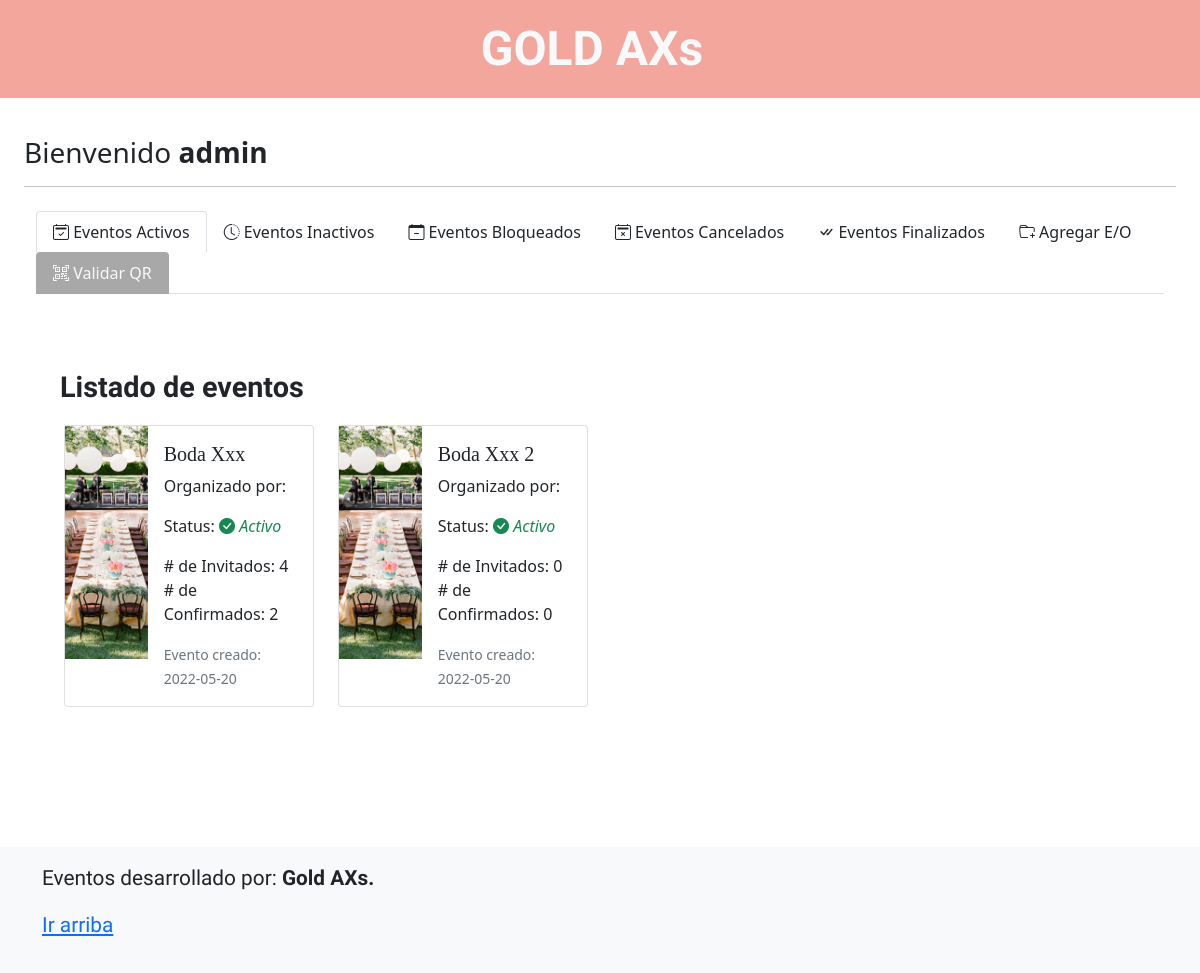
Page /index.php (signed in) on the earlier database version.
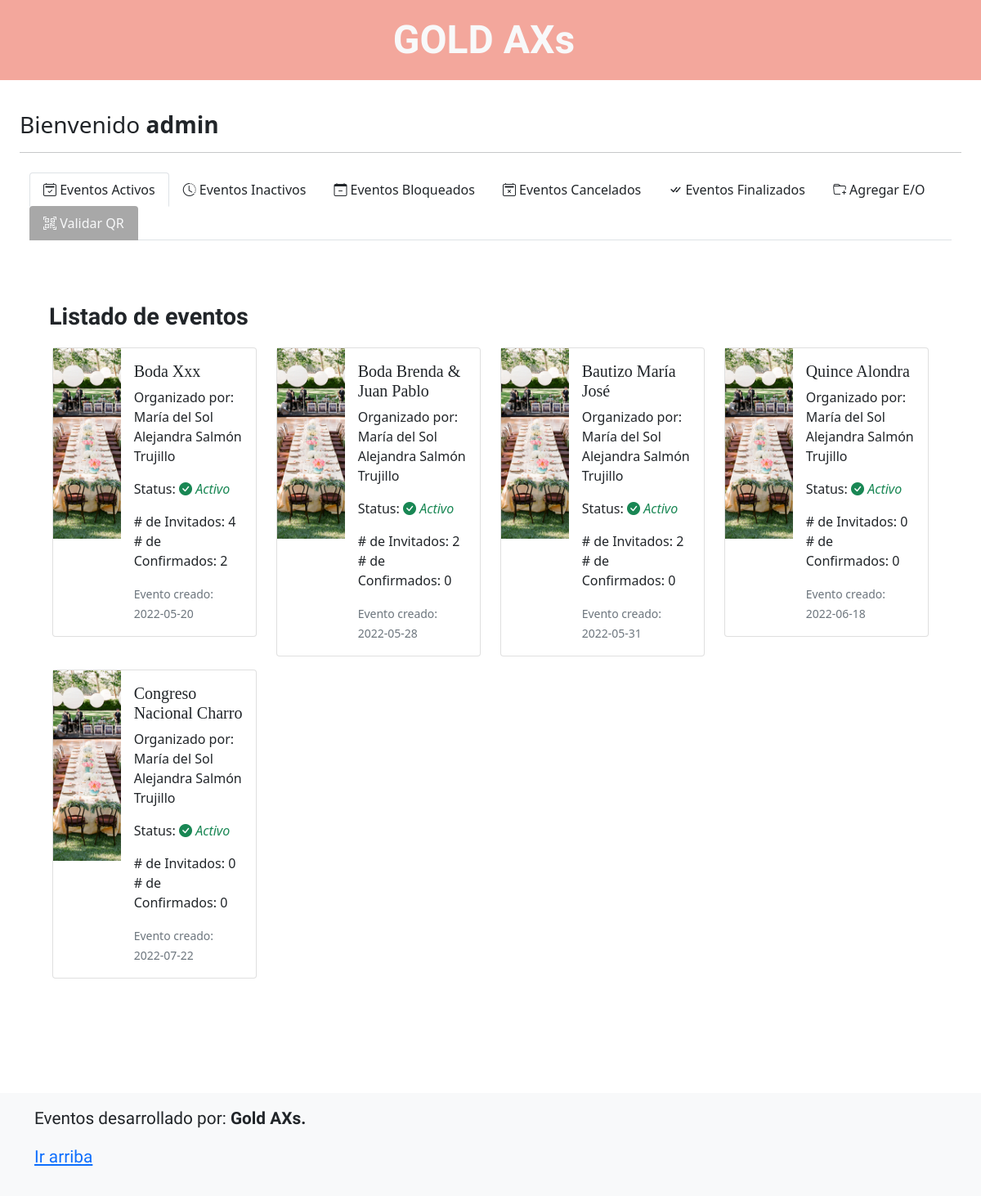
Same page on the later database version.
### tables this page shows
CREATE TABLE `eventos` (
  `id` int(11) NOT NULL,
  `nombre_e` varchar(50) NOT NULL,
  `tipo_e` int(11) NOT NULL,
  `no_invitados` int(11) NOT NULL,
  `no_confirmados` int(11) NOT NULL,
  `status_e` int(11) NOT NULL,
  `fecha_e` date NOT NULL,
  `id_organizador` int(11) NOT NULL
);

CREATE TABLE `organizadores` (
  `id` int(11) NOT NULL,
  `apellido_p` varchar(20) NOT NULL,
  `apellido_m` varchar(20) NOT NULL,
  `nombres` varchar(50) NOT NULL,
  `telefono` varchar(10) NOT NULL,
  `correo_e` varchar(50) NOT NULL,
  `rfc` varchar(13) NOT NULL,
  `razon_social` varchar(100) DEFAULT NULL
);

### prcd/query/qwery_eventos.php (called while the page is built)
<?php
$sqlEvent = "SELECT * FROM eventos WHERE id_organizador='$id' AND status_e = 1";
$sqlResultEvent = $conn->query($sqlEvent);
?>

### index.php (the view, shortened to what this page needs)
<?php
    $id = $_SESSION['id'];
    $nombre = $_SESSION['nombre'];
    include('prcd/qconn/qc.php');
?>
<!doctype html>
<html lang="es">
<head>
    <link rel="stylesheet" href="https://cdn.jsdelivr.net/npm/bootstrap-icons@1.8.1/font/bootstrap-icons.css">
    <link href="../assets/dist/css/bootstrap.min.css" rel="stylesheet">
    <link href="blog.css" rel="stylesheet">
    <link href="navbar-top-fixed.css" rel="stylesheet">
</head>
<nav class="navscroll navbar navbar-expand-md fixed-top" style="background-color:#f3a79c">
    <div class="container-fluid justify-content-center">
        <a class="navbar-brand text-light" style="font-size:3rem; font-family: 'Josefin Sans', sans-serif;" href="#"><strong>GOLD AXs </strong></a>
    </div>
</nav>
<body class="d-flex flex-column min-vh-100 mt-3">
    <main class="container-fluid w-100 mt-5 mb-5">
        <div class="container-fluid w-100 mb-3">
            <p class="h3">Bienvenido <strong><?php echo $nombre ?></strong></p>
            <hr>
            <nav class="navbar navbar-expand-md">
                <div class="container-fluid justify-content-center">
                    <div class="collapse navbar-collapse" id="navbarNav">
                        <ul class="nav nav-tabs">
                            <li class="nav-item">
                                <a class="nav-link text-dark active" aria-current="page" href="index.php"><i class="bi bi-calendar2-check"></i> Eventos Activos</a>
                            </li>
                            <li class="nav-item">
                                <a class="nav-link text-dark" href="e-inactivos.php"><i class="bi bi-clock-history"></i> Eventos Inactivos</a>
                            </li>
                            <li class="nav-item">
                                <a class="nav-link text-dark" href="e-bloqueados.php"><i class="bi bi-calendar-minus"></i> Eventos Bloqueados</a>
                            </li>
                            <li class="nav-item">
                                <a class="nav-link text-dark" href="e-cancelados.php"><i class="bi bi-calendar2-x"></i> Eventos Cancelados</a>
                            </li>
                            <li class="nav-item">
                                <a class="nav-link text-dark" href="e-finalizados.php"><i class="bi bi-check-all"></i> Eventos Finalizados</a>
                            </li>
                            <li class="nav-item">
                                <a class="nav-link text-dark" href="addnew.php"><i class="bi bi-folder-plus"></i> Agregar E/O</a>
                            </li>
                            <li class="nav-item">
                                <a href="qrvalidar.php" class="nav-link text-light" style="background-color: #A8A8A8"><i class="bi bi-qr-code-scan"></i> Validar QR</a>
                            </li>
                        </ul>
                    </div>
                </div>
            </nav>
        </div>
        <div class="p-4 p-md-5 mb-4 text-dark rounded">
            <div class="col-sm-6 px-0">
                <a style="font-size: 1.8rem; font-family: 'Josefin Sans', sans-serif;"><strong>Listado de
                        eventos</strong></a>
            </div>
            <div class="container-fluid rounded-3 p-1 mt-2">
                <div class="mt-1">
                    <div class="row">
                        <?php
                        include('prcd/query/qwery_eventos.php');
                        while ($rowSqlEvent = $sqlResultEvent->fetch_assoc()){
                            echo'
                            <div class="col-sm-3">
                                <a href="home_config.php?id='.$rowSqlEvent['id'].'" class="text-dark" style="text-decoration: none;">
                                <div class="card mb-3" style="max-width: 540px;">
                                    <div class="row g-0">
                                        <div class="col-sm-4">
                                            <img src="img/evento.png" style="width: 100%; height: 233px; object-fit: cover; object-position:center; background-repeat: no-repeat;" alt="...">
                                        </div>
                                        <div class="col-sm-8">
                                            <div class="card-body">
                                                <h5 class="card-title">'.$rowSqlEvent['nombre_e'].'</h5>';
                                                $idOrganizador = $rowSqlEvent['id_organizador'];
                                                $sqlOrganizador = "SELECT * FROM organizadores WHERE id = '$idOrganizador'";
                                                $sqlResultOrganizador = $conn->query($sqlOrganizador);
                                                $rowSqlOrganizador = $sqlResultOrganizador->fetch_assoc();
                                                echo '<p>Organizado por: '.$rowSqlOrganizador['nombres'].' '.$rowSqlOrganizador['apellido_p'].' '.$rowSqlOrganizador['apellido_m'].'</p>';
                                               if($rowSqlEvent['status_e'] == 1){
                                                    echo '<p class="card-text">Status: <i class="bi bi-check-circle-fill text-success"> Activo</i></p>';
                                                }
                                                else{
                                                    echo '<p class="card-text">Status: <i class="bi bi-check-circle-fill text-danger"> Inactivo</i></p>';
                                                }
                                                $idEvento = $rowSqlEvent['id'];
                                                $sqlContarEvento = "SELECT * FROM invitados WHERE id_evento = '$idEvento'";
                                                $sqlResultContarE = $conn->query($sqlContarEvento);
                                                $rowInvitado = $sqlResultContarE->num_rows;
                                                $sqlContarConfirmado = "SELECT * FROM invitados WHERE id_evento = '$idEvento' AND confirmacion = 1";
                                                $sqlResultContarConfirmado = $conn->query($sqlContarConfirmado);
                                                $rowConfirmado = $sqlResultContarConfirmado->num_rows;
                                                echo '<p class="card-text mt-0"># de Invitados: '.$rowInvitado.' <br># de Confirmados: '.$rowConfirmado.'</p>
                                                <p class="card-text"><small class="text-muted">Evento creado: '.$rowSqlEvent['fecha_e'].'</small></p>
                                            </div>
                                        </div>
                                    </div>
                                </div>
                                </a>
                            </div>';
                        }
                        ?>
                    </div>
                </div>
            </div>
        </div>
    </main>
    <footer class="footer mt-auto py-3 bg-light"
        style="font-size:1.3rem; font-family: 'Josefin Sans', sans-serif;">
        <div class="container">
            <p>Eventos desarrollado por: <strong>Gold AXs.</strong>
            </p>
            <p>
                <a href="#">Ir arriba</a>
            </p>
        </div>
    </footer>
</body>
</html>

### blog.css (style rules this page uses)
h1, h2, h3, h4, h5, h6 { font-family: "Playfair Display", Georgia, "Times New Roman", serif; }

### navbar-top-fixed.css (style rules this page uses)
body { min-height: 75rem; padding-top: 4.5rem; }

### index.php (style rules this page uses)
.navbar-brand { color: #7B8DAB; }
.navscroll { background-color: rgba(0, 0, 0, 0.9); color: yellow; transition: background-color 500ms, color 500ms; text-decoration: none; }

Differences in the rows shown:
no longer on this page (row edited): eventos: nombre_e "Boda Xxx 2", shows "Status:", status_e "Activo", rowInvitado "0", rowConfirmado "0", fecha_e "2022-05-20"
changed eventos "Boda Xxx": id_organizador.nombres (not shown) → "María del Sol Alejandra"; id_organizador.apellido_p (not shown) → "Salmón"; id_organizador.apellido_m (not shown) → "Trujillo"
added eventos: nombre_e "Boda Brenda & Juan Pablo", id_organizador.nombres "María del Sol Alejandra", id_organizador.apellido_p "Salmón", id_organizador.apellido_m "Trujillo", shows "Status:", status_e "Activo", rowInvitado "2", rowConfirmado "0", fecha_e "2022-05-28"
added eventos: nombre_e "Bautizo María José", id_organizador.nombres "María del Sol Alejandra", id_organizador.apellido_p "Salmón", id_organizador.apellido_m "Trujillo", shows "Status:", status_e "Activo", rowInvitado "2", rowConfirmado "0", fecha_e "2022-05-31"
added eventos: nombre_e "Quince Alondra", id_organizador.nombres "María del Sol Alejandra", id_organizador.apellido_p "Salmón", id_organizador.apellido_m "Trujillo", shows "Status:", status_e "Activo", rowInvitado "0", rowConfirmado "0", fecha_e "2022-06-18"
added eventos: nombre_e "Congreso Nacional Charro", id_organizador.nombres "María del Sol Alejandra", id_organizador.apellido_p "Salmón", id_organizador.apellido_m "Trujillo", shows "Status:", status_e "Activo", rowInvitado "0", rowConfirmado "0", fecha_e "2022-07-22"
